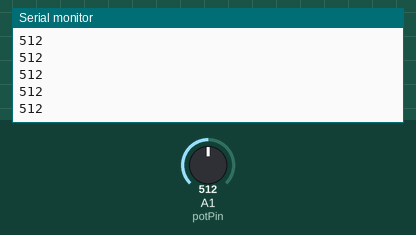
Bench run of a sketch on a simulated Arduino Uno, built with avr-gcc and run on an emulated ATmega328P. On the bench: the last lines printed to the serial monitor. Inputs (shaded band) come from the test bench; at power-on: A1 (potPin) = 512. No radio packets arrive unless stated.

Above: at 1.2 s.
1.3 s: A1 (potPin) set to 716
At 1.39 s:
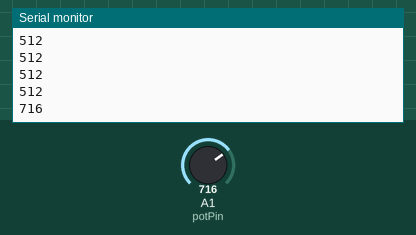
2.8 s: A1 (potPin) set to 900
At 2.83 s:
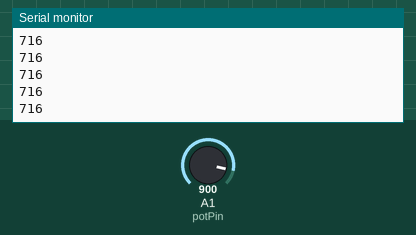
Timing chart, 0 to 5.8 s (numbered marks = the images above; inputs shaded):
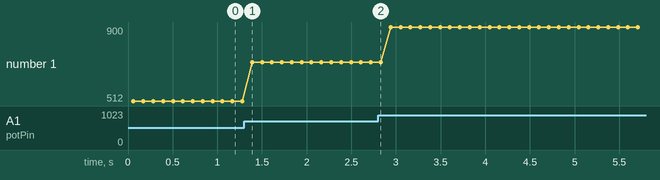

The sketch:

rfTransmitPot_v2.ino
```cpp
#include <RH_ASK.h>
#include <SPI.h>
RH_ASK driver(8000, 10, 9, 8, false);

int potPin = 1;
int potval = 0;
String potvalStr;

void setup(){
  Serial.begin(115200);
  if (!driver.init())
    Serial.println("init failed");
}

void loop(){
  potval = analogRead(potPin);
  potvalStr = String(potval);

  const char *msg = potvalStr.c_str();

  driver.send((uint8_t *)msg, strlen(msg));
  driver.waitPacketSent();

Serial.println(potvalStr);
delay(50);
}
```

Measured:
- after the input at 1.3 s, the serial monitor: prints a new line after 0.09 s (image 1)
- plotted number 1: 512 → 716 after the input at 1.3 s, 716 → 900 after the input at 2.8 s
